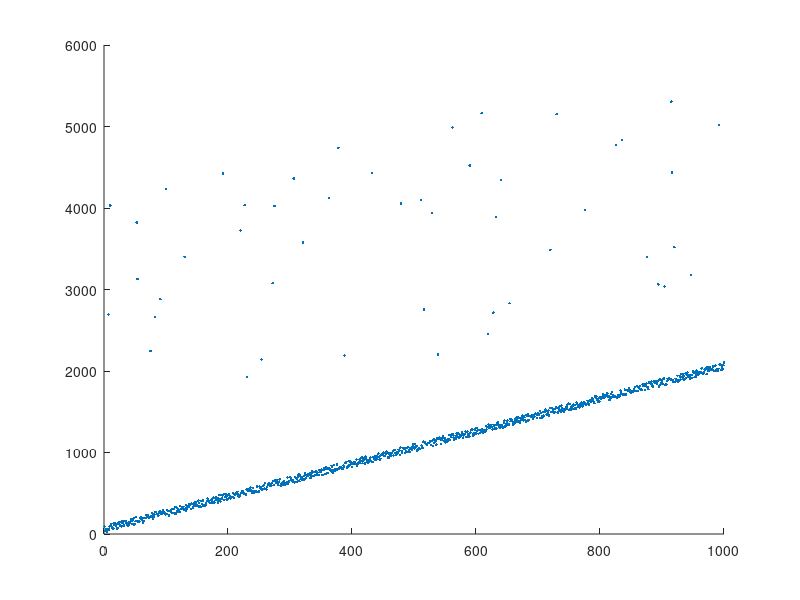

This figure's MATLAB source:
% Generate linear data with noise and outliers
m = 2;
b = 6;
noise_min = 10;
noise_max = 100;
min_outlier_offset = 1000;
max_outlier_offset = 4000;
outlier_probability = 0.05;

X = [1:1000].';
noise = (noise_max - noise_min) .* rand(size(X, 1), 1) + noise_min;
all_outliers = (max_outlier_offset - min_outlier_offset) .* rand(size(X, 1), 1) + min_outlier_offset;
filtered_outliers = all_outliers .* (rand(size(X, 1), 1) < outlier_probability);
Y = m * X + b + noise + filtered_outliers;

scatter(X, Y, '.');